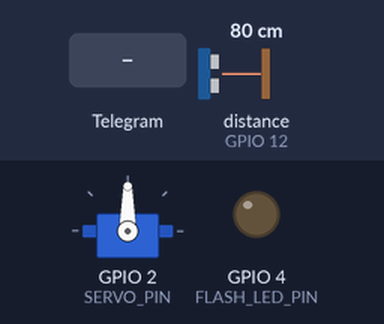
Recording of a sketch running on a simulated ESP32. Shown: servo, output pins drawn as LEDs (lit = HIGH). Wiring (inferred from the names in the program): ultrasonic range finder: trigger GPIO 13; echo GPIO 12. The test bench sets the inputs (shaded band); at power-on: distance to the obstacle (sensor on GPIO 12) 80 cm. The echo pulse lasts 58.3 µs per cm; WiFi joins after 1.5 s; servers stay silent unless stated; the camera gives no picture; web services answer with replies made up by the test bench; pins used as bus, display or sensor lines are not drawn; what the sketch prints to the serial monitor is not drawn.

Above: at 3.3 s.
3.4 s: Telegram message "/scan" received
At 4.1 s:
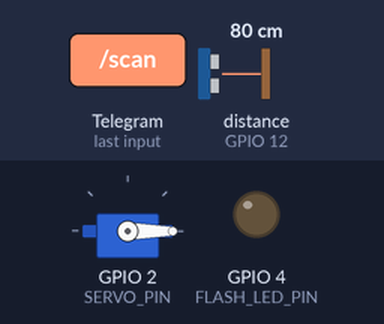
6.7 s: distance to the obstacle (sensor on GPIO 12) set to 55 cm
10.0 s: distance to the obstacle (sensor on GPIO 12) set to 45 cm
At 12.1 s:
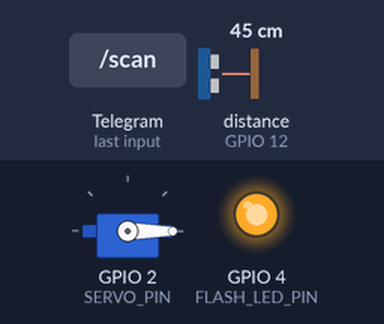
15.6 s: Telegram message "/flash" received
At 17.3 s:
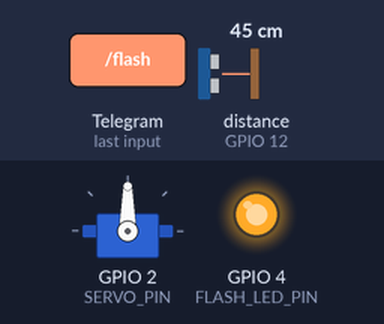
17.5 s: Telegram message "/scan" received
At 19.3 s:
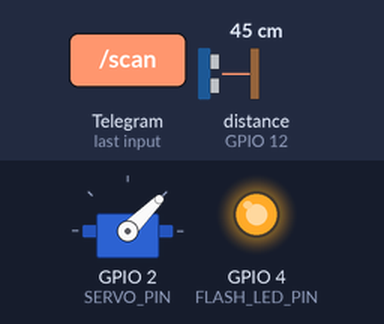
Timing chart, 0 to 21.8 s (numbered marks = the images above; inputs shaded):
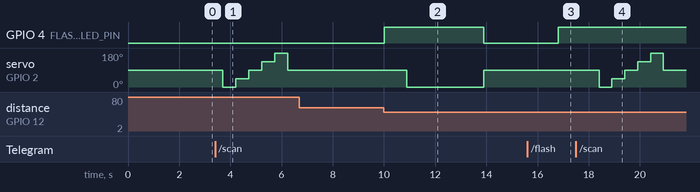

The sketch:

tollgatebot.ino
```cpp
// Tollgate System with Esp32 Cam
// Created By Christian Charles Gales
// Based on https://randomnerdtutorials.com/telegram-esp32-cam-photo-arduino/
// https://github.com/ChristianGales

#include <Arduino.h>
#include <WiFi.h>
#include <WiFiClientSecure.h>
#include "soc/soc.h"
#include "soc/rtc_cntl_reg.h"
#include "esp_camera.h"
#include <UniversalTelegramBot.h>
#include <ArduinoJson.h>
#include <ESP32Servo.h>

//Network Cridentials Make (must have an internet connection)
// const char* ssid = "GlobeAtHome_C3424";
// const char* password = "Galesfamily#09";

const char* ssid = "RedNote12Pro5G";
const char* password = "12345678";


// Initialize Telegram BOT
// String BOTtoken = "7514510568:AAFw8pPUPt6AO8PZ9Cl_uW2wC1lVgsEKcro";
// String CHAT_ID = "7931352728";

String BOTtoken = "7800075174:AAHmN_dJ3q51gmykfTA_pwVX9IPvva6E-6U";
String CHAT_ID = "7800075174";


bool sendPhoto = false;

WiFiClientSecure clientTCP;
UniversalTelegramBot bot(BOTtoken, clientTCP);

#define FLASH_LED_PIN 4
bool flashState = LOW;

// Ultrasonic sensor pins
#define TRIG_PIN 13   // GPIO 13
#define ECHO_PIN 12   // GPIO 12

// Servo pin
#define SERVO_PIN 2   // GPIO 2
Servo securityServo;  // Create servo object

// Ultrasonic detection settings
const int triggerDistance = 50; // Distance in cm to trigger alerts
unsigned long lastDetectionTime = 0;
const int detectionCooldown = 10000; // 10 seconds cooldown between detections

//Checks for new messages every 1 second.
int botRequestDelay = 1000;
unsigned long lastTimeBotRan;

//CAMERA_MODEL_AI_THINKER
#define PWDN_GPIO_NUM     32
#define RESET_GPIO_NUM    -1
#define XCLK_GPIO_NUM      0
#define SIOD_GPIO_NUM     26
#define SIOC_GPIO_NUM     27

#define Y9_GPIO_NUM       35
#define Y8_GPIO_NUM       34
#define Y7_GPIO_NUM       39
#define Y6_GPIO_NUM       36
#define Y5_GPIO_NUM       21
#define Y4_GPIO_NUM       19
#define Y3_GPIO_NUM       18
#define Y2_GPIO_NUM        5
#define VSYNC_GPIO_NUM    25
#define HREF_GPIO_NUM     23
#define PCLK_GPIO_NUM     22

void configInitCamera(){
  camera_config_t config;
  config.ledc_channel = LEDC_CHANNEL_0;
  config.ledc_timer = LEDC_TIMER_0;
  config.pin_d0 = Y2_GPIO_NUM;
  config.pin_d1 = Y3_GPIO_NUM;
  config.pin_d2 = Y4_GPIO_NUM;
  config.pin_d3 = Y5_GPIO_NUM;
  config.pin_d4 = Y6_GPIO_NUM;
  config.pin_d5 = Y7_GPIO_NUM;
  config.pin_d6 = Y8_GPIO_NUM;
  config.pin_d7 = Y9_GPIO_NUM;
  config.pin_xclk = XCLK_GPIO_NUM;
  config.pin_pclk = PCLK_GPIO_NUM;
  config.pin_vsync = VSYNC_GPIO_NUM;
  config.pin_href = HREF_GPIO_NUM;
  config.pin_sccb_sda = SIOD_GPIO_NUM;
  config.pin_sccb_scl = SIOC_GPIO_NUM;
  config.pin_pwdn = PWDN_GPIO_NUM;
  config.pin_reset = RESET_GPIO_NUM;
  config.xclk_freq_hz = 20000000;
  config.pixel_format = PIXFORMAT_JPEG;
  config.grab_mode = CAMERA_GRAB_LATEST;

  //init with high specs to pre-allocate larger buffers
  if(psramFound()){
    config.frame_size = FRAMESIZE_UXGA;
    config.jpeg_quality = 10;  //0-63 lower number means higher quality
    config.fb_count = 1;
  } else {
    config.frame_size = FRAMESIZE_SVGA;
    config.jpeg_quality = 12;  //0-63 lower number means higher quality
    config.fb_count = 1;
  }

  // camera init
  esp_err_t err = esp_camera_init(&config);
  if (err != ESP_OK) {
    Serial.printf("Camera init failed with error 0x%x", err);
    delay(1000);
    ESP.restart();
  }
}

void handleNewMessages(int numNewMessages) {
  Serial.print("Handle New Messages: ");
  Serial.println(numNewMessages);

  for (int i = 0; i < numNewMessages; i++) {
    String chat_id = String(bot.messages[i].chat_id);
    if (chat_id != CHAT_ID){
      bot.sendMessage(chat_id, "Unauthorized user", "");
      continue;
    }

    // Print the received message
    String text = bot.messages[i].text;
    Serial.println(text);

    String from_name = bot.messages[i].from_name;
    if (text == "/start") {
      String welcome = "Welcome , " + from_name + "\n";
      welcome += "Use the following commands to interact with the ESP32-CAM \n";
      welcome += "/photo : takes a new photo\n";
      welcome += "/flash : toggles flash LED \n";
      welcome += "/scan : performs a servo sweep and reports distances\n";
      welcome += "/status : reports current security status\n";
      bot.sendMessage(CHAT_ID, welcome, "");
    }
    if (text == "/flash") {
      flashState = !flashState;
      digitalWrite(FLASH_LED_PIN, flashState);
      Serial.println("Change flash LED state");
    }
    if (text == "/photo") {
      sendPhoto = true;
      Serial.println("New photo request");
    }
    if (text == "/scan") {
      performSecurityScan();
    }
    if (text == "/status") {
      float distance = getDistance();
      String status = "Current status:\n";
      status += "Distance: " + String(distance) + " cm\n";
      status += "Last detection: " + String((millis() - lastDetectionTime) / 1000) + " seconds ago\n";
      status += "Security mode: Active";
      bot.sendMessage(CHAT_ID, status, "");
    }
  }
}


// Function to measure distance using ultrasonic sensor
float getDistance() {
    // Clear the trigger pin
    digitalWrite(TRIG_PIN, LOW);
    delayMicroseconds(2);

    // Set the trigger pin high for 10 microseconds
    digitalWrite(TRIG_PIN, HIGH);
    delayMicroseconds(10);
    digitalWrite(TRIG_PIN, LOW);

    // Read the echo pin, and calculate the distance based on the speed of sound
    long duration = pulseIn(ECHO_PIN, HIGH, 30000); // Timeout at 30ms to prevent hangs
    if (duration == 0) {
        Serial.println("Ultrasonic sensor not responding!");
        return -1; // Indicate an invalid reading
    }

    float distance = duration * 0.034 / 2; // Speed of sound wave divided by 2 (go and back)

    // Validate distance (typical range for ultrasonic sensors is 2cm - 400cm)
    if (distance < 2 || distance > 400) {
        Serial.println("Invalid distance reading: " + String(distance) + " cm");
        return -1; // Return -1 if reading is out of range
    }

    return distance;
}


// Scan area using servo motor and ultrasonic sensor
//test servo
void performSecurityScan() {
  String scanResults = "Security Scan Results:\n";

  // Sweep servo from 0 to 180 degrees
  for (int angle = 0; angle <= 180; angle += 45) {
    securityServo.write(angle);
    delay(500); // Allow servo to reach position

    float distance = getDistance();
    scanResults += "Angle " + String(angle) + "°: " + String(distance) + " cm\n";
  }

  // Return to center position
  securityServo.write(90);
  bot.sendMessage(CHAT_ID, scanResults, "");
}


// Function to check for motion using ultrasonic sensor
void checkForMotion() {
  float distance = getDistance();

  // Ignore invalid readings
  if (distance == -1) {
    Serial.println("Skipping motion check due to invalid sensor reading.");
    return;
  }

  // If something is closer than the trigger distance and cooldown period has passed
  if (distance < triggerDistance && (millis() - lastDetectionTime > detectionCooldown)) {
    Serial.println("Motion detected at distance: " + String(distance) + " cm");

    // Turn on flash for better photo quality
    digitalWrite(FLASH_LED_PIN, HIGH);
    delay(100);

    // Send alert message with photo
    bot.sendMessage(CHAT_ID, "⚠️ ALERT: Motion detected at " + String(distance) + " cm!", "");
    sendPhotoTelegram();

    // Tollgate-style servo movement
    securityServo.write(0); // Tollgate up position
    delay(3000);           // Wait for 3 seconds

    securityServo.write(90); // Tollgate down position

    // Turn off flash
    digitalWrite(FLASH_LED_PIN, LOW);

    // Update last detection time
    lastDetectionTime = millis();
  }
}


String sendPhotoTelegram() {
  const char* myDomain = "api.telegram.org";
  String getAll = "";
  String getBody = "";

  //Dispose first picture because of bad quality
  camera_fb_t * fb = NULL;
  fb = esp_camera_fb_get();
  esp_camera_fb_return(fb); // dispose the buffered image

  // Take a new photo
  fb = NULL;
  fb = esp_camera_fb_get();
  if(!fb) {
    Serial.println("Camera capture failed");
    delay(1000);
    ESP.restart();
    return "Camera capture failed";
  }

  Serial.println("Connect to " + String(myDomain));


  if (clientTCP.connect(myDomain, 443)) {
    Serial.println("Connection successful");

    String head = "--Chrlsed\r\nContent-Disposition: form-data; name=\"chat_id\"; \r\n\r\n" + CHAT_ID + "\r\n--Chrlsed\r\nContent-Disposition: form-data; name=\"photo\"; filename=\"esp32-cam.jpg\"\r\nContent-Type: image/jpeg\r\n\r\n";
    String tail = "\r\n--Chrlsed--\r\n";

    size_t imageLen = fb->len;
    size_t extraLen = head.length() + tail.length();
    size_t totalLen = imageLen + extraLen;

    clientTCP.println("POST /bot"+BOTtoken+"/sendPhoto HTTP/1.1");
    clientTCP.println("Host: " + String(myDomain));
    clientTCP.println("Content-Length: " + String(totalLen));
    clientTCP.println("Content-Type: multipart/form-data; boundary=Chrlsed");
    clientTCP.println();
    clientTCP.print(head);

    uint8_t *fbBuf = fb->buf;
    size_t fbLen = fb->len;
    for (size_t n=0;n<fbLen;n=n+1024) {
      if (n+1024<fbLen) {
        clientTCP.write(fbBuf, 1024);
        fbBuf += 1024;
      }
      else if (fbLen%1024>0) {
        size_t remainder = fbLen%1024;
        clientTCP.write(fbBuf, remainder);
      }
    }

    clientTCP.print(tail);

    esp_camera_fb_return(fb);

    int waitTime = 10000;   // timeout 10 seconds
    long startTimer = millis();
    boolean state = false;

    while ((startTimer + waitTime) > millis()){
      Serial.print(".");
      delay(100);
      while (clientTCP.available()) {
        char c = clientTCP.read();
        if (state==true) getBody += String(c);
        if (c == '\n') {
          if (getAll.length()==0) state=true;
          getAll = "";
        }
        else if (c != '\r')
          getAll += String(c);
        startTimer = millis();
      }
      if (getBody.length()>0) break;
    }
    clientTCP.stop();
    Serial.println(getBody);
  }
  else {
    getBody="Connected to api.telegram.org failed.";
    Serial.println("Connected to api.telegram.org failed.");
  }
  return getBody;
}

void setup(){
  WRITE_PERI_REG(RTC_CNTL_BROWN_OUT_REG, 0);
  // Init Serial Monitor
  Serial.begin(115200);

  // Set LED Flash as output
  pinMode(FLASH_LED_PIN, OUTPUT);
  digitalWrite(FLASH_LED_PIN, flashState);

  // Set ultrasonic sensor pins
  pinMode(TRIG_PIN, OUTPUT);
  pinMode(ECHO_PIN, INPUT);

  // Initialize servo
  securityServo.attach(SERVO_PIN);
  securityServo.write(90); // Center position to start

  // Config and init the camera
  configInitCamera();

  // Connect to Wi-Fi
  WiFi.mode(WIFI_STA);
  Serial.println();
  Serial.print("Connecting to ");
  Serial.println(ssid);
  WiFi.begin(ssid, password);
  clientTCP.setCACert(TELEGRAM_CERTIFICATE_ROOT); // Add root certificate for api.telegram.org
  while (WiFi.status() != WL_CONNECTED) {
    Serial.print(".");
    delay(500);
  }
  Serial.println();
  Serial.print("ESP32-CAM IP Address: ");
  Serial.println(WiFi.localIP());

  // Send startup notification
  bot.sendMessage(CHAT_ID, "TollGateSystem is now online!", "");
}

void loop() {
  // Check for motion using the ultrasonic sensor
  checkForMotion();

  if (sendPhoto) {
    Serial.println("Preparing photo");
    sendPhotoTelegram();
    sendPhoto = false;
  }

  if (millis() > lastTimeBotRan + botRequestDelay) {
    int numNewMessages = bot.getUpdates(bot.last_message_received + 1);
    while (numNewMessages) {
      Serial.println("got response");
      handleNewMessages(numNewMessages);
      numNewMessages = bot.getUpdates(bot.last_message_received + 1);
    }
    lastTimeBotRan = millis();
  }
}
```

Measured:
- the behaviour switches between 51 and 50 cm on distance to the obstacle (sensor on GPIO 12) (found by bisection; images 1 and 2)
- after the input at 3.4 s, servo on GPIO 2 (SERVO_PIN): 90° → 0° after 0.31 s, → 45° 0.51 s later, → 90° 0.51 s later, → 135° 0.51 s later, … (6 changes in this stretch)
- after the input at 6.7 s, every drawn part: stays the same
- after the input at 10.0 s, GPIO 4 (FLASH_LED_PIN): LOW → HIGH at once, → LOW 3.9 s later; servo on GPIO 2 (SERVO_PIN): 90° → 0° after 0.90 s, → 90° 3.0 s later
- after the input at 15.6 s, GPIO 4 (FLASH_LED_PIN): LOW → HIGH after 1.2 s
- after the input at 17.5 s, servo on GPIO 2 (SERVO_PIN): 90° → 0° after 0.91 s, → 45° 0.50 s later, → 90° 0.50 s later, → 135° 0.50 s later, … (6 changes in this stretch)
